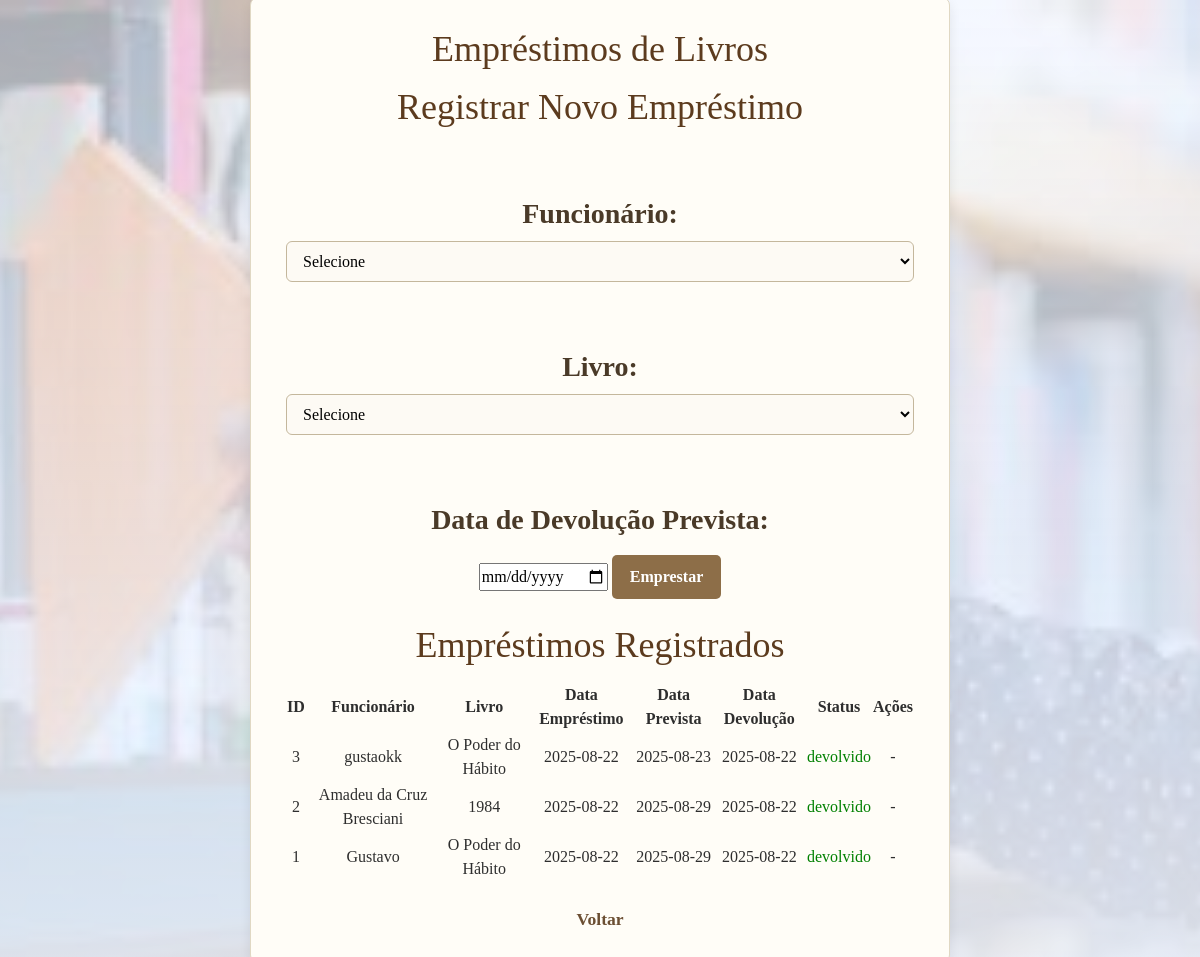
Screenshot of /emprestimos.php with the database file from the repository.
### tables this page shows
CREATE TABLE `emprestimos` (
  `idEmprestimo` int(11) NOT NULL,
  `idFunc` int(11) NOT NULL,
  `idLivro` int(11) NOT NULL,
  `data_emprestimo` date NOT NULL,
  `data_prevista` date NOT NULL,
  `data_devolucao` date DEFAULT NULL,
  `status` enum('ativo','devolvido','atrasado') DEFAULT 'ativo'
);

CREATE TABLE `funcionarios` (
  `idFunc` int(11) NOT NULL,
  `nickname` varchar(30) NOT NULL,
  `senha_hash` varchar(255) NOT NULL,
  `nome_completo` varchar(100) NOT NULL,
  `email` varchar(100) NOT NULL,
  `cpf` varchar(14) NOT NULL,
  `funcao` enum('gerente','repositor') NOT NULL
);

CREATE TABLE `livros` (
  `idLivro` int(11) NOT NULL,
  `titulo` varchar(255) NOT NULL,
  `autor` varchar(150) NOT NULL,
  `editora` varchar(100) DEFAULT NULL,
  `ano_publicacao` int(11) DEFAULT NULL,
  `quantidade` int(11) NOT NULL,
  `data_cadastro` timestamp NOT NULL DEFAULT current_timestamp()
);

### emprestimos.php (the view, shortened to what this page needs)
<?php
$servername = "localhost";
$username = "root";
$password = "";
$dbname = "biblioteca_funcionarios";
$conn = new mysqli($servername, $username, $password, $dbname);
$conn->query("UPDATE emprestimos
              SET status = 'atrasado'
              WHERE status = 'ativo' AND data_prevista < CURDATE()");
$emprestimos = $conn->query("
    SELECT e.idEmprestimo, f.nome_completo, l.titulo, e.data_emprestimo,
           e.data_prevista, e.data_devolucao, e.status
    FROM emprestimos e
    JOIN funcionarios f ON e.idFunc = f.idFunc
    JOIN livros l ON e.idLivro = l.idLivro
    ORDER BY e.idEmprestimo DESC
");
?>
<!DOCTYPE html>
<html lang="pt-br">
<head>
<link rel="stylesheet" href="css/bootstrap.min.css">
    <link rel="stylesheet" href="css/estilo.css">
</head>
<body class="hero emprestimo">
<div class="container">
    <h1>Empréstimos de Livros</h1>
    <h3>Registrar Novo Empréstimo</h3>
    <form method="POST">
        <label>Funcionário:</label>
        <select name="idFunc" required>
            <option value="">Selecione</option>
        </select>
        <label>Livro:</label>
        <select name="idLivro" required>
            <option value="">Selecione</option>
        </select>
        <label>Data de Devolução Prevista:</label>
        <input type="date" name="data_prevista" required>
        <button type="submit">Emprestar</button>
    </form>
    <h3>Empréstimos Registrados</h3>
    <table>
        <tr>
            <th>ID</th>
            <th>Funcionário</th>
            <th>Livro</th>
            <th>Data Empréstimo</th>
            <th>Data Prevista</th>
            <th>Data Devolução</th>
            <th>Status</th>
            <th>Ações</th>
        </tr>
        <?php while ($e = $emprestimos->fetch_assoc()) { ?>
        <tr>
            <td><?= $e['idEmprestimo'] ?></td>
            <td><?= $e['nome_completo'] ?></td>
            <td><?= $e['titulo'] ?></td>
            <td><?= $e['data_emprestimo'] ?></td>
            <td><?= $e['data_prevista'] ?></td>
            <td><?= $e['data_devolucao'] ?? '-' ?></td>
            <td style="color: <?= $e['status']=='atrasado'?'red':($e['status']=='ativo'?'orange':'green') ?>;">
                <?= $e['status'] ?>
            </td>
            <td>
                <?php if ($e['status'] == 'ativo' || $e['status'] == 'atrasado') { ?>
                    <a href="?devolver=<?= $e['idEmprestimo'] ?>" onclick="return confirm('Confirmar devolução?')">Devolver</a>
                <?php } else { ?>
                    -
                <?php } ?>
            </td>
        </tr>
        <?php } ?>
    </table>
    <br><a href="index.php">Voltar</a>
</div>
</body>
</html>

### css/estilo.css (style rules this page uses)
body { font-family: 'Georgia', serif; background-color: #fefaf3; color: #3e2c1c; margin: 0; padding: 20px; }
.container { max-width: 700px; margin: 40px auto; background: #fffdf7; padding: 30px 35px; border-radius: 8px; box-shadow: 0 4px 12px rgba(0, 0, 0, 0.08); border: 1px solid #e0d8c3; }
h1, h2, h3 { font-size: 2.25rem; color: #5c3b1e; font-family: 'Palatino Linotype', 'Book Antiqua', Palatino, serif; margin-bottom: 15px; }
form { margin-bottom: 25px; }
label { display: block; margin-top: 4rem; font-weight: bold; font-size: 1.75rem; color: #4a3a28; }
input[type="text"], input[type="number"], input[type="email"], input[type="password"], select { width: 100%; padding: 10px 12px; margin-top: 6px; border: 1.5px solid #c4b79c; border-radius: 6px; font-size: 1rem; box-sizing: border-box; background-color: #fdfaf4; }
button { background-color: #8d6e48; color: white; padding: 10px 18px; margin-top: 14px; border: none; border-radius: 5px; font-weight: bold; cursor: pointer; font-size: 1rem; }
a { color: #6b4e32 !important; text-decoration: none; font-weight: 600; font-size: 1.10rem; }
.hero { height: 120vh; display: flex; justify-content: center; align-items: center; text-align: center; color: #2e2e2e; position: relative; background-size: fill; background-position: center; }
.hero.emprestimo { background: linear-gradient(rgba(240,245,255,0.70), rgba(240,245,255,0.9)), url('../imagens/emprestimo.jpg') center/cover no-repeat; }

### rows the page displays
emprestimos: idEmprestimo "3", idFunc.nome_completo "gustaokk", idLivro.titulo "O Poder do Hábito", data_emprestimo "2025-08-22", data_prevista "2025-08-23", data_devolucao "2025-08-22", status "devolvido"
emprestimos: idEmprestimo "2", idFunc.nome_completo "Amadeu da Cruz Bresciani", idLivro.titulo "1984", data_emprestimo "2025-08-22", data_prevista "2025-08-29", data_devolucao "2025-08-22", status "devolvido"
emprestimos: idEmprestimo "1", idFunc.nome_completo "Gustavo", idLivro.titulo "O Poder do Hábito", data_emprestimo "2025-08-22", data_prevista "2025-08-29", data_devolucao "2025-08-22", status "devolvido"
